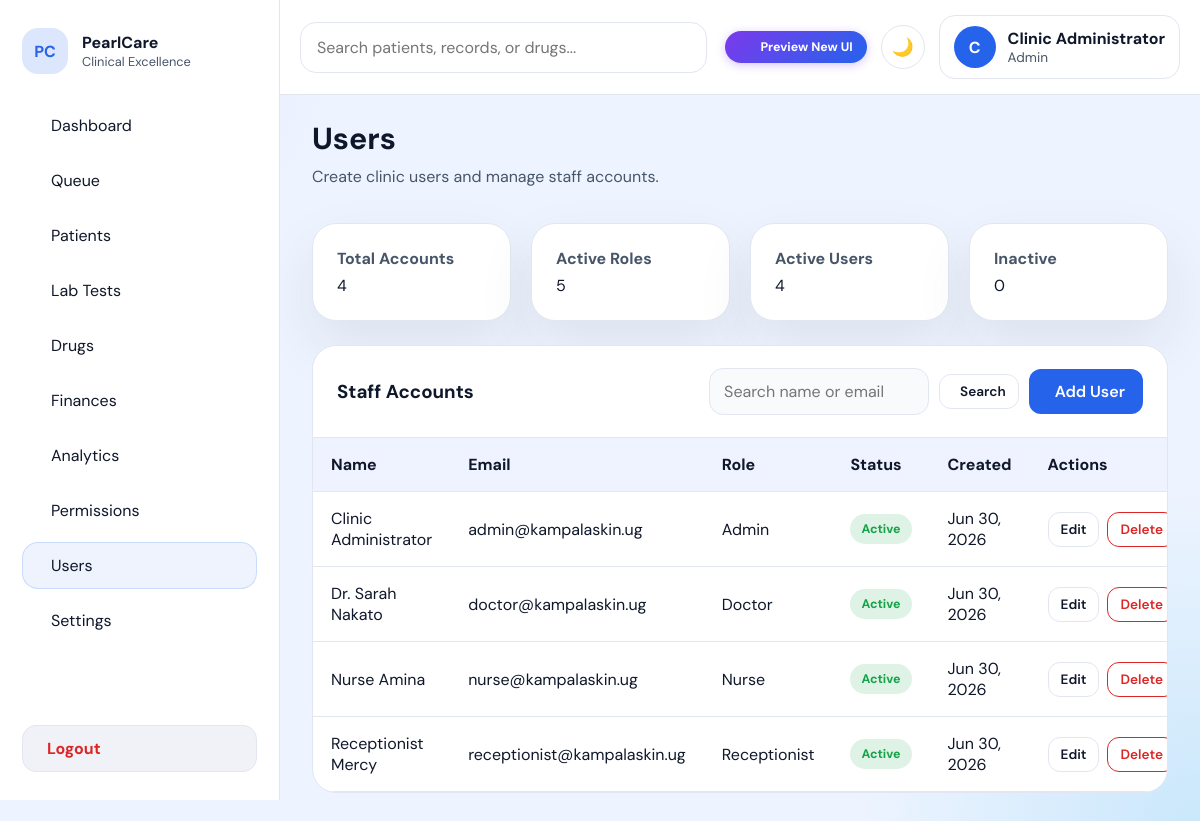
The app's page /users (signed in) with its own data.
### tables this page shows
CREATE TABLE IF NOT EXISTS users (
  id INT AUTO_INCREMENT PRIMARY KEY,
  full_name VARCHAR(180) NOT NULL,
  email VARCHAR(180) NOT NULL UNIQUE,
  password_hash VARCHAR(255) NOT NULL,
  role VARCHAR(32) NOT NULL,
  avatar VARCHAR(255) NULL,
  is_active TINYINT(1) NOT NULL DEFAULT 1,
  created_at TIMESTAMP DEFAULT CURRENT_TIMESTAMP,
  updated_at TIMESTAMP DEFAULT CURRENT_TIMESTAMP ON UPDATE CURRENT_TIMESTAMP
);

### core/Controller.php (called while the page is built, shortened)
<?php
abstract class Controller {
    protected function render(string $view, array $data = []): void {
        $viewsPath = __DIR__ . '/../app/Views/';
        extract($data);
        require $viewsPath . 'layouts/main.php';
        require $viewsPath . $view . '.php';
        require $viewsPath . 'layouts/footer.php';
    }
}

### app/Controllers/UserController.php (called while the page is built, shortened)
<?php
class UserController extends Controller {
    public function index(): void {
        $conn = db();
        $search  = trim($_GET['q'] ?? '');
        $page    = max(1, (int)($_GET['page'] ?? 1));
        $perPage = 25;
        $offset  = ($page - 1) * $perPage;
        $where   = '';
        $total      = $conn->query("SELECT COUNT(*) AS c FROM users $where")->fetch_assoc()['c'] ?? 0;
        $rows       = $conn->query("SELECT * FROM users $where ORDER BY created_at DESC LIMIT $perPage OFFSET $offset");
        $totalPages = max(1, ceil($total / $perPage));
        $rolesQuery  = $conn->query('SELECT role_key, role_name FROM roles ORDER BY role_name');
        $roleOptions = [];
        if ($rolesQuery) while ($r = $rolesQuery->fetch_assoc()) $roleOptions[] = $r;
        $this->render('users/index', [
            'pageTitle'   => 'Users',
            'pageSubtitle'=> 'Create clinic users and manage staff accounts.',
            'activePage'  => 'Users',
            'rows'        => $rows,
            'total'       => $total,
            'totalPages'  => $totalPages,
            'page'        => $page,
            'search'      => $search,
            'roleOptions' => $roleOptions,
            'conn'        => $conn,
        ]);
    }
}

### index.php (called while the page is built, shortened)
<?php
require_once __DIR__ . '/config/config.php';
require_once __DIR__ . '/core/Controller.php';
$app = new App();
$app->any('/',                  [AuthController::class,       'redirect']);
$app->any('/login',             [AuthController::class,       'login']);
$app->get('/logout',            [AuthController::class,       'logout']);
$app->any('/dashboard',         [DashboardController::class,  'index']);
$app->any('/queue',             [QueueController::class,      'index']);
$app->any('/patients',          [PatientController::class,    'index']);
$app->get('/patients/profile',  [PatientController::class,    'profile']);
$app->get('/patients/print',    [PatientController::class,    'print']);
$app->any('/lab-tests',         [LabTestController::class,    'index']);
$app->any('/drugs',             [DrugController::class,       'index']);
$app->any('/finances',          [FinanceController::class,    'index']);
$app->get('/analytics',         [AnalyticsController::class,  'index']);
$app->any('/permissions',       [PermissionController::class, 'index']);
$app->any('/users',             [UserController::class,       'index']);
$app->any('/settings',          [SettingsController::class,   'index']);
$app->any('/ajax',              [AjaxController::class,       'handle']);
$app->run();

### config/config.php (called while the page is built, shortened)
<?php
function e(string $value): string {
    return htmlspecialchars($value, ENT_QUOTES, 'UTF-8');
}

### app/Views/users/index.php (the view, shortened to what this page needs)
<div class="stats-grid">
    <div class="card"><div class="stat-label">Total Accounts</div><div class="stat-value"><?php echo number_format($total); ?></div></div>
    <div class="card"><div class="stat-label">Active Roles</div><div class="stat-value"><?php echo number_format(count($roleOptions)); ?></div></div>
    <div class="card"><div class="stat-label">Active Users</div><div class="stat-value"><?php echo number_format($conn->query('SELECT COUNT(*) AS c FROM users WHERE is_active=1')->fetch_assoc()['c']??0); ?></div></div>
    <div class="card"><div class="stat-label">Inactive</div><div class="stat-value"><?php echo number_format($conn->query('SELECT COUNT(*) AS c FROM users WHERE is_active=0')->fetch_assoc()['c']??0); ?></div></div>
</div>
<div class="table-wrap">
    <div class="table-head">
        <h3>Staff Accounts</h3>
        <div class="tbl-actions">
            <form method="GET" action="<?php echo BASE_URL; ?>/users" style="display:flex;gap:10px;align-items:center;">
                <input class="form-input" type="search" name="q" placeholder="Search name or email" value="<?php echo e($search); ?>" style="width:220px;">
                <button class="btn btn-outline btn-sm"><i data-lucide="search"></i> <span>Search</span></button>
            </form>
            <button class="btn btn-primary" data-open="addUserModal"><i data-lucide="plus"></i> <span>Add User</span></button>
        </div>
    </div>
    <table>
        <thead><tr><th>Name</th><th>Email</th><th>Role</th><th>Status</th><th>Created</th><th>Actions</th></tr></thead>
        <tbody>
            <?php if ($rows && $rows->num_rows): while ($row = $rows->fetch_assoc()): ?>
            <tr>
                <td><?php echo e($row['full_name']); ?></td>
                <td><?php echo e($row['email']); ?></td>
                <td><?php echo e(ucfirst($row['role'])); ?></td>
                <td><?php echo $row['is_active'] ? '<span class="status-pill status-Active">Active</span>' : '<span class="status-pill status-Pending">Inactive</span>'; ?></td>
                <td><?php echo e(date('M j, Y', strtotime($row['created_at']))); ?></td>
                <td>
                    <div style="display:flex;gap:8px;">
                        <button class="btn btn-outline btn-sm" data-open="editUserModal"
                            data-user-id="<?php echo $row['id']; ?>"
                            data-user-name="<?php echo e($row['full_name']); ?>"
                            data-user-email="<?php echo e($row['email']); ?>"
                            data-user-role="<?php echo e($row['role']); ?>"
                            data-user-active="<?php echo $row['is_active']; ?>">Edit</button>
                        <form method="POST" action="<?php echo BASE_URL; ?>/users" style="display:inline;" data-confirm="Are you sure you want to delete this user?">
                            <button type="submit" class="btn btn-outline btn-delete btn-sm">Delete</button>
                        </form>
                    </div>
                </td>
            </tr>
            <?php endwhile; else: ?><tr><td colspan="6">No user accounts found.</td></tr><?php endif; ?>
        </tbody>
    </table>
</div>

### public/style.css (style rules this page uses)
:root { color-scheme: light; --bg: #eef4ff; --surface: #ffffff; --surface-strong: #f8fafc; --surface-2: #f0f2f8; --border: #e2e6f0; --text: #0f172a; --text-muted: #475569; --text-faint: #64748b; --primary: #2563eb; --primary-strong: #1d4ed8; --success: #16a34a; --success-bg: rgba(22,163,74,0.12); --warning: #f59e0b; --warning-bg: rgba(245,158,11,0.13); --danger: #dc2626; --danger-bg: rgba(220,38,38,0.12); --shadow: 0 25px 60px rgba(15, 23, 42, 0.08); --radius: 24px; --radius-sm: 14px; --transition: 180ms ease; --font: 'DM Sans', sans-serif; --table-header-bg: #eff2ff; }
* { box-sizing: border-box; }
html { scroll-behavior: smooth; }
body { margin: 0; min-height: 100vh; font-family: var(--font); background: radial-gradient(circle at top left, rgba(99,102,241,0.18), transparent 24%), radial-gradient(circle at bottom right, rgba(14,165,233,0.16), transparent 24%), var(--bg); color: var(--text); overflow-x: hidden; }
button, input, select, textarea { font: inherit; }
button { cursor: pointer; }
.card { background: var(--surface); border-radius: var(--radius); border: 1px solid var(--border); box-shadow: var(--shadow); padding: 24px; transition: all var(--transition); }
.stat-label { font-size: 1rem; color: var(--text-muted); margin-bottom: 6px; font-weight: 700; }
.stats-grid, .charts-row, .profile-grid, .queue-board, .modal-body { display: grid; gap: 20px; }
.stats-grid { grid-template-columns: repeat(4, minmax(0, 1fr)); }
.table-wrap { background: var(--surface); border: 1px solid var(--border); border-radius: var(--radius); overflow: hidden; }
.table-head { display: flex; align-items: center; justify-content: space-between; gap: 16px; padding: 22px 24px; border-bottom: 1px solid var(--border); }
.table-head h3 { margin: 0; }
.table-head .tbl-actions { display: flex; align-items: center; gap: 10px; flex-wrap: wrap; }
.table-wrap table { width: 100%; border-collapse: collapse; }
.table-wrap th, .table-wrap td { padding: 16px 18px; border-bottom: 1px solid var(--border); }
.table-wrap th { background: var(--table-header-bg); font-weight: 700; text-align: left; }
.status-pill { display: inline-flex; align-items: center; gap: 8px; padding: 7px 11px; border-radius: 999px; font-size: 0.78rem; font-weight: 700; }
.status-Active { background: rgba(22,163,74,0.14); color: var(--success); }
.btn, button { display: inline-flex; align-items: center; justify-content: center; gap: 8px; border: none; border-radius: 12px; padding: 12px 18px; font-weight: 600; transition: all var(--transition); text-decoration: none; }
.btn-primary, button.btn-primary { background: var(--primary); color: white; }
.btn-outline, button.btn-outline { background: transparent; border: 1px solid var(--border); color: var(--text); }
button.btn-outline.btn-delete, .btn-outline.btn-delete { color: var(--danger); border-color: var(--danger); }
.btn-sm { padding: 8px 12px; font-size: 0.85rem; }
.form-input { width: 100%; border-radius: 14px; border: 1px solid var(--border); padding: 12px 14px; background: var(--surface-strong); color: var(--text); }

### records on screen
users: full_name "Clinic Administrator", email "admin@kampalaskin.ug", role "Admin", is_active "Active", created_at "Jun 30, 2026"
users: full_name "Dr. Sarah Nakato", email "doctor@kampalaskin.ug", role "Doctor", is_active "Active", created_at "Jun 30, 2026"
users: full_name "Nurse Amina", email "nurse@kampalaskin.ug", role "Nurse", is_active "Active", created_at "Jun 30, 2026"
users: full_name "Receptionist Mercy", email "receptionist@kampalaskin.ug", role "Receptionist", is_active "Active", created_at "Jun 30, 2026"

### other values on screen
$label "Dashboard Queue Patients Lab Tests Drugs Finances Analytics Permissions Users Settings"
substr($user['full_name'] ?? 'U', 0, 1) "C"
$user['full_name'] "Clinic Administrator"
$user['role'] "Admin"
$pageTitle "Users"
$pageSubtitle "Create clinic users and manage staff accounts."
$total "4"
count($roleOptions) "5"
